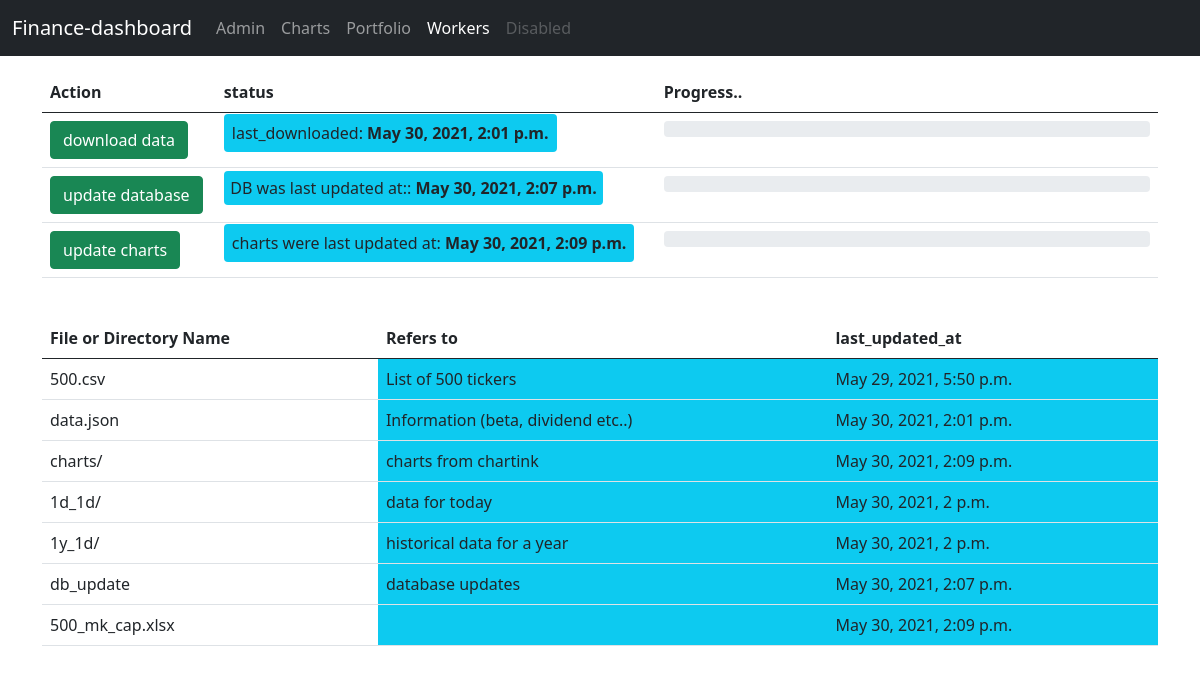
The page /charts/workers on the database its author committed.
### worker/models.py (models this page shows, shortened)
class worker_tracker(models.Model):
    id = models.IntegerField(primary_key=True)
    file_or_dir_name = models.CharField(max_length=240)
    updated_at = models.DateTimeField(auto_now=True)
    updating = models.BooleanField(default=False)

### charts/views.py (the view)
# urls.py: path('workers', views.workers, name='workers'),
def workers(request):
    resp = {}
    context = {}
    trackers = worker_tracker.objects.all()
    for idx, tracker in enumerate(trackers):
        data = {}
        data['id'] = tracker.id
        data['file_or_dir_name'] = tracker.file_or_dir_name
        data['updated_at'] = tracker.updated_at
        data['updating'] = tracker.updating
        context[tracker.file_or_dir_name] = data
    resp['data'] = context
    return render(request, 'charts/workers.html', resp)

### charts/templatetags/charts_extra.py (called while the page is built)
@register.filter()
def get_value(value, arg):
    return value.get(arg, None)

### templates/charts/workers.html (shortened to what this page needs)
{% include 'charts/nav.html' %}
{% load charts_extra %}
<div class="container">
    <table class="table">
        <thead>
            <tr>
                <th>Action</th>
                <th>status</th>
                <th>Progress..</th>
            </tr>
        </thead>
        <tbody>
           <tr>
            <td>
                {% if data|get_value:"data.json"|get_value:"updating" == 1 or data|get_value:"data.json"|get_value:"updating" == 1 or data|get_value:"1d_1d/"|get_value:"updating" == 1 or data|get_value:"1y_1d/"|get_value:"updating" == 1 %}
                <button id="get_data" disabled class="btn btn-success">download in progress</button>
                {% else %}
                <button id="get_data" class="btn btn-success">download data</button>
                {% endif %}
            </td>
            <td><span id="download_text" class="bg-info rounded p-2" >last_downloaded:
                <span style="font-weight: 700;">{{ data|get_value:"data.json"|get_value:"updated_at" }}</span>
            </span></td>
               <td style="width: 45%;" >
                <div class="progress">
                  </div>
               </td>
           </tr>
           <tr>
            <td>{% if data|get_value:"db_update"|get_value:"updating" == 1 %}
                <button id="update_data" disabled class="btn btn-success">db update in progress</button>
                {% else %}
                <button id="update_data" class="btn btn-success">update database</button>
                {% endif %}
            </td>
            <td><span id="update_text" class="bg-info rounded" style="padding: 0.4rem;">DB was last updated at::
                <span style="font-weight: 700;">{{data|get_value:"db_update"|get_value:"updated_at"}}</span>
            </span></td>
            <td style="width: 45%;" >
             <div class="progress">
               </div>
            </td>
        </tr>
        <tr>
            <td>
                {% if data|get_value:"charts/"|get_value:"updating" == 1 %}
                <button id="update_charts" disabled class="btn btn-success">charts update in progress</button>
                {% else %}
                <button id="update_charts" class="btn btn-success">update charts</button>
                {% endif %}
            </td>
            <td>
                <span class="bg-info rounded p-2" id="charts_text">charts were last updated at:
                <span style="font-weight: 700;">{{data|get_value:"charts/"|get_value:"updated_at"}}</span>
            </span>
            </td>
            <td style="width: 45%;" >
             <div class="progress">
               </div>
            </td>
        </tr>
        </tbody>
    </table>
    <br>
    <table class="table">
        <thead>
            <tr>
                <th>File or Directory Name</th>
                <th>Refers to</th>
                <th>last_updated_at</th>
            </tr>
        </thead>
        <tbody>
            {% for key, values in data.items %}
            <tr>
               <td> {{key}}</td>
               <td class="bg-info">
                   {% with name_=values.file_or_dir_name %}
                   {% if name_ == "500.csv" %}
                   <span>List of 500 tickers </span>
                   {% elif name_ == "data.json" %}
                   <span>Information (beta, dividend etc..)</span>
                   {% elif name_ == "charts/" %}
                   <span>charts from chartink</span>
                   {% elif name_ == "1d_1d/" %}
                   <span>data for today</span>
                   {% elif name_ == "1y_1d/" %}
                   <span>historical data for a year</span>
                   {% elif name_ == "db_update" %}
                   <span>database updates</span>
                   {% endif %}
                   {% endwith %}
               </td>
               <td class="bg-info"> {{values.updated_at}}</td>
            </tr>
            {% endfor %}
        </tbody>
    </table>
    <br>
</div>
</body>
</html>

### templates/charts/nav.html (shortened to what this page needs)
<!DOCTYPE html>
<html lang="en">
<head>
  <link href="https://cdn.jsdelivr.net/npm/bootstrap@5.0.1/dist/css/bootstrap.min.css" rel="stylesheet"
 />
  <link rel="stylesheet" type="text/css" href="https://cdn.datatables.net/1.10.24/css/jquery.dataTables.css">
  <link rel="stylesheet" href="https://cdn.datatables.net/responsive/2.2.7/css/responsive.dataTables.min.css">
  </head>
{% load static %}
<link rel="stylesheet" href="{% static 'style.css' %}">
<body>
    {% block nav %}
  <nav class="navbar navbar-expand-sm navbar-dark bg-dark">
    <div class="container-fluid">
      <a class="navbar-brand" href="#">Finance-dashboard</a>
      <div class="collapse navbar-collapse" id="navbarNav">
        <ul class="navbar-nav">
          {% with url_name=request.resolver_match.url_name %}
          <li class="nav-item">
            <a class="nav-link {% if url_name == 'admin' %} active {% endif %}" aria-current="page" href="{% url 'admin:index' %}">Admin</a>
          </li>
          <li class="nav-item">
            <a class="nav-link {% if url_name == 'charts' %} active {% endif %}" href="{% url 'charts' %}">Charts</a>
          </li>
          <li class="nav-item">
            <a class="nav-link" href="#">Portfolio</a>
          </li>
          <li class="nav-item">
            <a class="nav-link {% if url_name == 'workers' %}active{% endif %}" href="{% url 'workers' %}">Workers</a>
          </li>
          <li class="nav-item">
            <a class="nav-link disabled" href="#" tabindex="-1" aria-disabled="true">Disabled</a>
          </li>
          </ul>
          {% endwith %}
      </div>
    </div>
  </nav>
  {% endblock %}

### rows shown on the page
worker_tracker: data "500.csv", updated_at "May 29, 2021, 5:50 p.m."
worker_tracker: data "data.json", updated_at "May 30, 2021, 2:01 p.m."
worker_tracker: data "charts/", updated_at "May 30, 2021, 2:09 p.m."
worker_tracker: data "1d_1d/", updated_at "May 30, 2021, 2 p.m."
worker_tracker: data "1y_1d/", updated_at "May 30, 2021, 2 p.m."
worker_tracker: data "db_update", updated_at "May 30, 2021, 2:07 p.m."
worker_tracker: data "500_mk_cap.xlsx", updated_at "May 30, 2021, 2:09 p.m."

### other values the page prints
{{ data|get_value:"data.json"|get_value:"updated_at" }} "May 30, 2021, 2:01 p.m."
{{ data|get_value:"db_update"|get_value:"updated_at" }} "May 30, 2021, 2:07 p.m."
{{ data|get_value:"charts/"|get_value:"updated_at" }} "May 30, 2021, 2:09 p.m."
